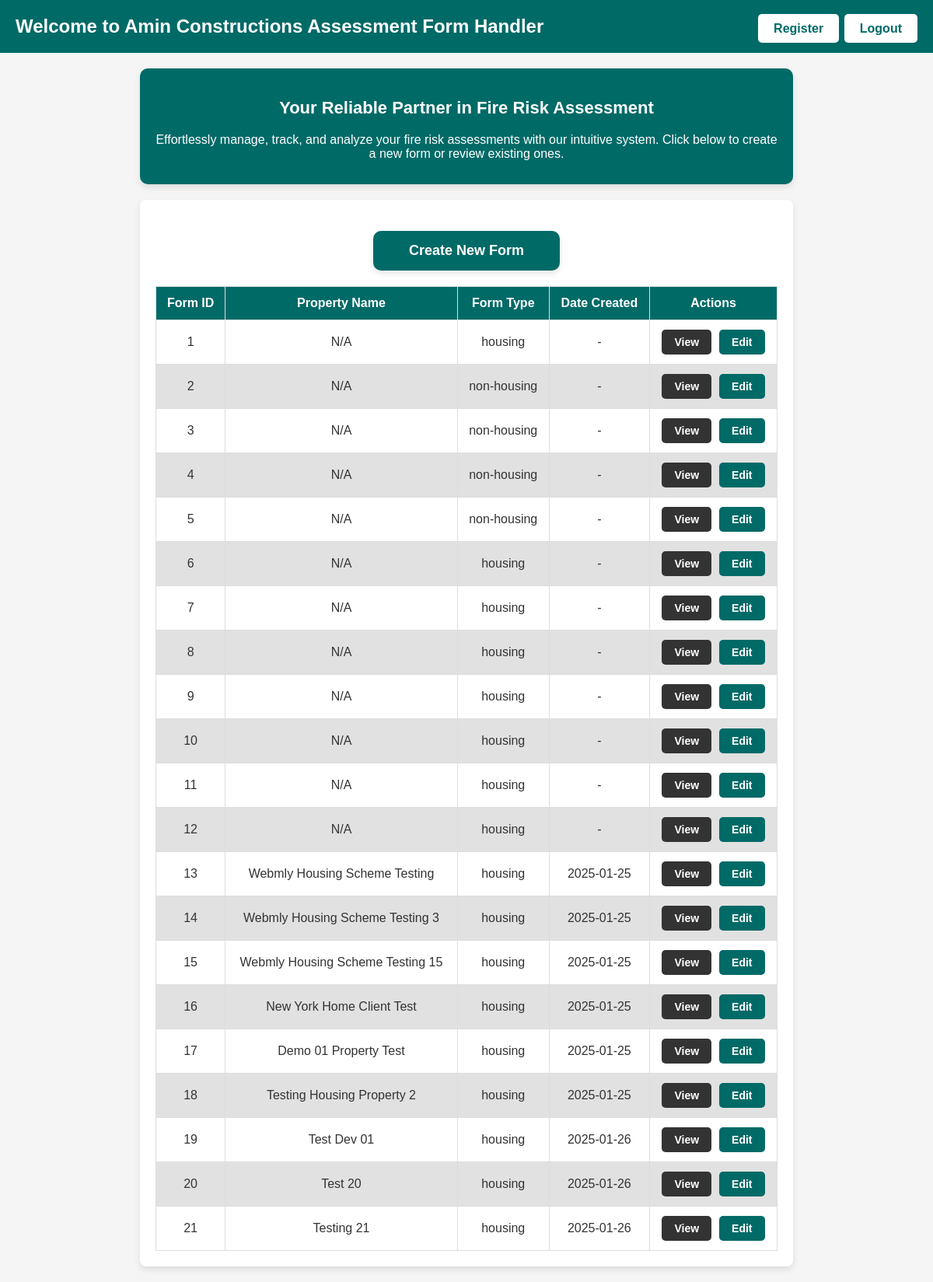
Page / (signed in) on the earlier database version.
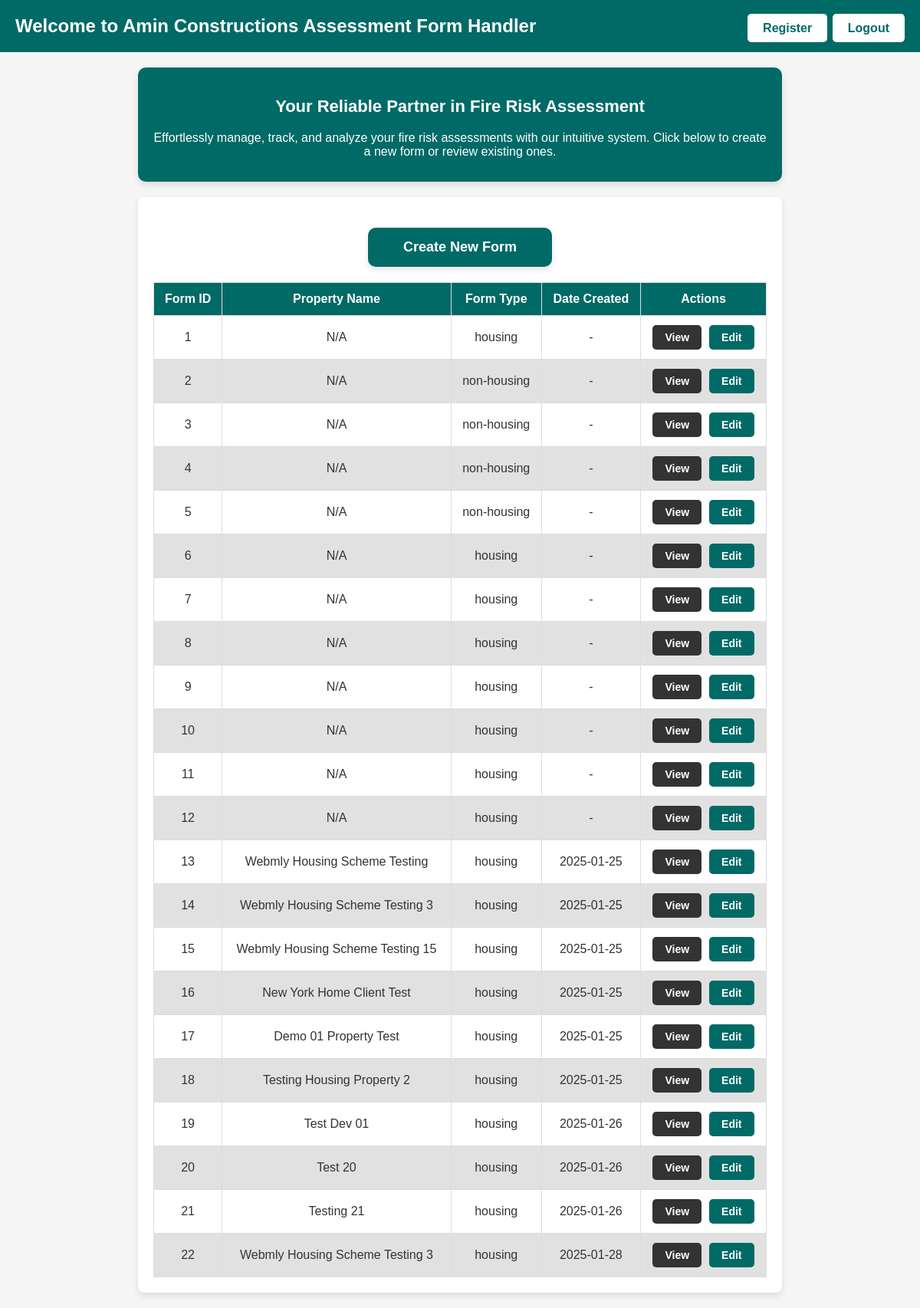
Same page on the later database version.
### POC2/app.py (models this page shows)
class Form(db.Model):
    id = db.Column(db.Integer, primary_key=True)
    form_id = db.Column(db.String(50), unique=True, nullable=False)
    form_type = db.Column(db.String(20), nullable=False)  # new column to store form type
    date_created = db.Column(db.DateTime, nullable=False, default=datetime.utcnow)
    property_name = db.Column(db.String(100), nullable=True)

### POC2/app.py (the view)
@app.route('/')
@login_required
def index():
    forms = Form.query.all()
    return render_template('index.html', forms=forms)

### POC2/app.py (called while the page is built)
def login_required(f):
    @wraps(f)
    def decorated_function(*args, **kwargs):
        if 'user_id' not in session:
            return redirect(url_for('login'))
        return f(*args, **kwargs)
    return decorated_function

### POC2/templates/index.html (shortened to what this page needs)
<!DOCTYPE html>
<html lang="en">
<head>
</head>
<body>
    <header>
        Welcome to Amin Constructions Assessment Form Handler
        <div class="header-buttons">
            {% if session['username'] == 'admin' %}
            <a href="{{ url_for('register') }}" class="logout-button">Register</a>
            {% endif %}
            <a href="{{ url_for('logout') }}" class="logout-button">Logout</a>
        </div>
    </header>
    <div class="welcome-section">
        <h2>Your Reliable Partner in Fire Risk Assessment</h2>
        <p>Effortlessly manage, track, and analyze your fire risk assessments with our intuitive system.
        Click below to create a new form or review existing ones.</p>
    </div>
    <div class="form-list">
        <a href="{{ url_for('create_form') }}" class="create-form">Create New Form</a>
        <table>
            <thead>
                <tr>
                    <th>Form ID</th>
                    <th>Property Name</th>
                    <th>Form Type</th>
                    <th>Date Created</th>
                    <th>Actions</th>
                </tr>
            </thead>
            <tbody>
                {% for form in forms %}
                <tr>
                    <td>{{ form.form_id }}</td>
                    <td>{{ form.property_name or 'N/A' }}</td>
                    <td>{{ form.form_type }}</td>
                    <td>{{ form.date_created.strftime('%Y-%m-%d') if form.date_created else '-' }}</td>
                    <td>
                        <div class="action-buttons">
                            <a href="{{ url_for('view_form', form_id=form.form_id) }}" class="view-button">View</a>
                            <a href="{{ url_for('edit_form', form_id=form.form_id) }}" class="edit-button">Edit</a>
                        </div>
                    </td>
                </tr>
                {% endfor %}
            </tbody>
        </table>
    </div>
</body>
</html>

### POC2/templates/index.html (style rules this page uses)
:root { --dark-text: #333333; --accent-color: #006A67; --light-background: #f5f5f5; --light-hover: #e1e1e1; }
body { font-family: Arial, sans-serif; background-color: var(--light-background); color: var(--dark-text); margin: 0; padding: 0; }
header { display: flex; justify-content: space-between; align-items: center; background-color: var(--accent-color); color: white; padding: 20px; font-size: 24px; font-weight: bold; }
.logout-button { background-color: white; color: var(--accent-color); padding: 10px 20px; font-size: 16px; font-weight: bold; text-decoration: none; border-radius: 5px; transition: background-color 0.3s ease, transform 0.3s ease; }
.welcome-section { background-color: var(--accent-color); color: #ffffff; text-align: center; padding: 20px; margin: 20px auto; max-width: 800px; border-radius: 10px; box-shadow: 0 4px 8px rgba(0, 0, 0, 0.1); }
.welcome-section h2 { font-size: 22px; font-weight: bold; color: #ffffff; }
.welcome-section p { font-size: 16px; margin: 10px 0; color: #ffffff; }
.form-list { max-width: 800px; margin: 20px auto; padding: 20px; background-color: #ffffff; border-radius: 8px; box-shadow: 0 4px 8px rgba(0, 0, 0, 0.1); }
.create-form { display: block; width: 200px; text-align: center; margin: 20px auto; padding: 15px 20px; font-size: 18px; font-weight: bold; background-color: var(--accent-color); color: white; text-decoration: none; border-radius: 10px; transition: background-color 0.3s ease, transform 0.3s ease; box-shadow: 0 4px 8px rgba(0, 0, 0, 0.1); }
table { width: 100%; border-collapse: collapse; margin-top: 20px; }
table th, table td { border: 1px solid #ddd; padding: 12px; text-align: center; font-size: 16px; }
table th { background-color: var(--accent-color); color: white; font-weight: bold; }
table tr { background-color: #ffffff; }
table tr:nth-child(even) { background-color: var(--light-hover); }
.action-buttons { display: flex; justify-content: center; gap: 10px; }
.view-button, .edit-button { text-decoration: none; padding: 8px 16px; font-size: 14px; font-weight: bold; border-radius: 5px; color: white; transition: background-color 0.3s ease, transform 0.3s ease; }
.view-button { background-color: #333333; }
.edit-button { background-color: var(--accent-color); }

Differences in the rows shown:
added Form: form_id "22", property_name "Webmly Housing Scheme Testing 3", form_type "housing", date_created "2025-01-28"
